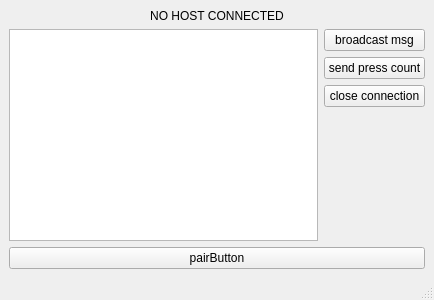
<?xml version="1.0" encoding="UTF-8"?>
<ui version="4.0">
 <class>SslApp</class>
 <widget class="QMainWindow" name="SslApp">
  <property name="geometry">
   <rect>
    <x>0</x>
    <y>0</y>
    <width>434</width>
    <height>300</height>
   </rect>
  </property>
  <property name="windowTitle">
   <string>MainWindow</string>
  </property>
  <widget class="QWidget" name="centralwidget">
   <layout class="QHBoxLayout" name="horizontalLayout_2">
    <item>
     <layout class="QVBoxLayout" name="verticalLayout_3">
      <item>
       <widget class="QLabel" name="hostsConnectedLabel">
        <property name="text">
         <string>NO HOST CONNECTED</string>
        </property>
        <property name="alignment">
         <set>Qt::AlignCenter</set>
        </property>
       </widget>
      </item>
      <item>
       <layout class="QVBoxLayout" name="verticalLayout_2">
        <item>
         <layout class="QHBoxLayout" name="horizontalLayout">
          <item>
           <widget class="QPlainTextEdit" name="logTextEdit">
            <property name="readOnly">
             <bool>true</bool>
            </property>
           </widget>
          </item>
          <item>
           <layout class="QVBoxLayout" name="verticalLayout">
            <item>
             <widget class="QPushButton" name="startBrodcastButton">
              <property name="text">
               <string>broadcast msg</string>
              </property>
             </widget>
            </item>
            <item>
             <widget class="QPushButton" name="pressCountButton">
              <property name="text">
               <string>send press count</string>
              </property>
             </widget>
            </item>
            <item>
             <widget class="QPushButton" name="closeConnectionButton">
              <property name="text">
               <string>close connection</string>
              </property>
             </widget>
            </item>
            <item>
             <spacer name="verticalSpacer">
              <property name="orientation">
               <enum>Qt::Vertical</enum>
              </property>
              <property name="sizeHint" stdset="0">
               <size>
                <width>20</width>
                <height>40</height>
               </size>
              </property>
             </spacer>
            </item>
           </layout>
          </item>
         </layout>
        </item>
        <item>
         <widget class="QPushButton" name="pairButton">
          <property name="text">
           <string>pairButton</string>
          </property>
         </widget>
        </item>
       </layout>
      </item>
     </layout>
    </item>
   </layout>
  </widget>
  <widget class="QMenuBar" name="menubar">
   <property name="geometry">
    <rect>
     <x>0</x>
     <y>0</y>
     <width>434</width>
     <height>27</height>
    </rect>
   </property>
  </widget>
  <widget class="QStatusBar" name="statusbar"/>
 </widget>
 <resources/>
 <connections/>
</ui>
